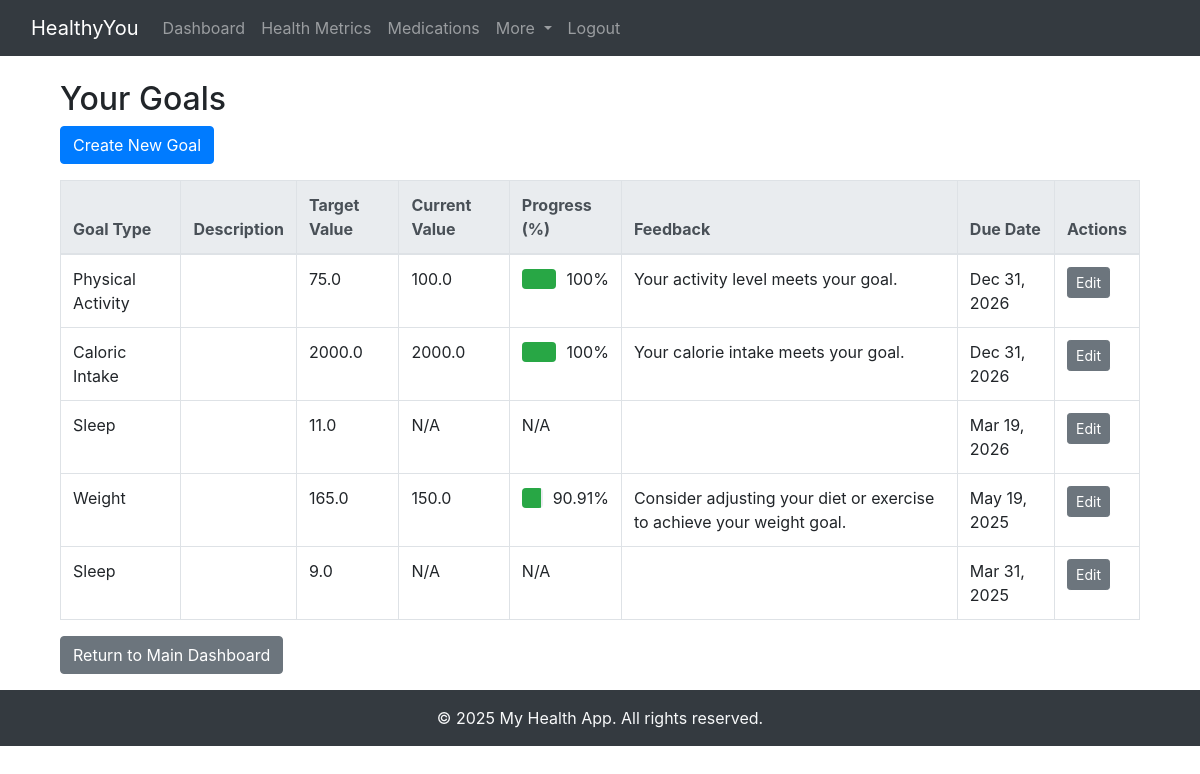
Page /goals/dashboard/ (signed in) on the committed database.
### goals/models.py (models this page shows, shortened)
class Goal(models.Model):
    GOAL_TYPE_CHOICES = [
        ('weight', 'Weight'),
        ('calories', 'Caloric Intake'),
        ('activity', 'Physical Activity'),
        ('sleep', 'Sleep'),
    ]
    COMPARISON_CHOICES = [
        ('min', 'Minimize'),
        ('max', 'Maximize'),
    ]
    user = models.ForeignKey(
        User,
        on_delete=models.CASCADE,
        help_text="The user associated with this goal."
    )
    goal_type = models.CharField(
        max_length=20,
        choices=GOAL_TYPE_CHOICES,
        default='weight',
        help_text="The type of goal, such as weight, calories, activity, or sleep."
    )
    target_value = models.FloatField(
        help_text="The target value for the goal (e.g., weight in lbs, calories, activity in minutes, etc.)."
    )
    comparison = models.CharField(
        max_length=10,
        choices=COMPARISON_CHOICES,
        default='min',
        help_text="Specify whether the goal is to minimize or maximize the target value."
    )
    description = models.TextField(
        blank=True,
        help_text="Optional description to provide additional details about the goal."
    )
    due_date = models.DateField(
        null=True,
        blank=True,
        help_text="The date by which the goal should be achieved (optional)."
    )
    created_at = models.DateTimeField(
        auto_now_add=True,
        help_text="The timestamp when the goal was created."
    )

### goals/views.py (the view)
# urls.py: path('dashboard/', views.goal_dashboard, name='goal_dashboard'),
@login_required
def goal_dashboard(request):
    goals = Goal.objects.filter(user=request.user).order_by('-due_date')  # Fetch user goals sorted by due date
    goal_data = []
    today = datetime.date.today()
    seven_days_ago = today - datetime.timedelta(days=7)
    for goal in goals:
        current_value = None
        if goal.goal_type == 'weight':
            latest_record = HealthMetric.objects.filter(user=request.user).order_by('-date').first()
            if latest_record and latest_record.weight is not None:
                current_value = round(latest_record.weight * 2.20462, 2)  # Convert to lbs
        elif goal.goal_type in ['calories', 'activity']:
            metric_records = HealthMetric.objects.filter(user=request.user, date__range=[seven_days_ago, today])
            if goal.goal_type == 'calories':
                current_value = metric_records.aggregate(avg=Avg('calories_intake'))['avg']
            elif goal.goal_type == 'activity':
                current_value = metric_records.aggregate(avg=Avg('physical_activity_minutes'))['avg']
            if current_value is not None:
                current_value = round(current_value, 2)
        elif goal.goal_type == 'sleep':
            sleep_records = SleepRecord.objects.filter(user=request.user, date__range=[seven_days_ago, today])
            current_value = sleep_records.aggregate(avg=Avg('duration'))['avg']
            if current_value is not None:
                current_value = round(current_value, 2)
        progress = None
        if current_value is not None and goal.target_value:
            if goal.comparison == 'max':
                progress = min(100, (current_value / goal.target_value) * 100)
            else:
                progress = min(100, (goal.target_value / current_value) * 100)
            progress = round(progress, 2)
        feedback = ""
        if current_value is not None:
            if goal.goal_type == 'weight':
                feedback = (
                    "Your current weight meets your goal." if
                    ((goal.comparison == 'min' and current_value <= goal.target_value) or
                     (goal.comparison == 'max' and current_value >= goal.target_value))
                    else "Consider adjusting your diet or exercise to achieve your weight goal."
                )
            elif goal.goal_type == 'calories':
                feedback = (
                    "Your calorie intake meets your goal." if current_value <= goal.target_value
                    else "Consider reducing your calorie intake to meet your target."
                )
            elif goal.goal_type == 'activity':
                feedback = (
                    "Your activity level meets your goal." if current_value >= goal.target_value
                    else "Increase your activity to reach your physical activity goal."
                )
            elif goal.goal_type == 'sleep':
                feedback = (
                    "Your sleep duration meets your goal." if current_value >= goal.target_value
                    else "Try to improve your sleep habits to meet your target."
                )
        goal_data.append({
            'goal': goal,
            'current_value': current_value,
            'progress': progress,
            'feedback': feedback,
        })
    context = {'goal_data': goal_data}
    return render(request, 'goals/goal_dashboard.html', context)

### goals/templates/goals/goal_dashboard.html (shortened to what this page needs)
{% extends "base.html" %}
{% block content %}
<div class="container mt-4">
  <h2>Your Goals</h2>
  <a href="{% url 'goal_create' %}" class="btn btn-primary mb-3">Create New Goal</a>
  <table class="table table-bordered table-hover">
    <thead class="thead-light">
      <tr>
        <th>Goal Type</th>
        <th>Description</th>
        <th>Target Value</th>
        <th>Current Value</th>
        <th>Progress (%)</th>
        <th>Feedback</th>
        <th>Due Date</th>
        <th>Actions</th>
      </tr>
    </thead>
    <tbody>
      {% for item in goal_data %}
      <tr>
        <td>{{ item.goal.get_goal_type_display }}</td>
        <td>{{ item.goal.description }}</td>
        <td>{{ item.goal.target_value }}</td>
        <td>
          {% if item.current_value %}
            {{ item.current_value }}
          {% else %}
            N/A
          {% endif %}
        </td>
        <td>
          {% if item.progress is not None %}
            <div class="d-flex align-items-center">
              <div class="progress" style="height: 20px; flex-grow: 1; margin-right: 10px;">
                <div
                  class="progress-bar bg-success"
                  role="progressbar"
                  style="width: {{ item.progress }}%;"
                </div>
              </div>
              <span>{{ item.progress }}%</span>
          {% else %}
            N/A
          {% endif %}
        </td>
        <td>{{ item.feedback }}</td>
        <td>{{ item.goal.due_date|date:"M d, Y" }}</td>
        <td>
          <a href="{% url 'goal_edit' item.goal.id %}" class="btn btn-sm btn-secondary">Edit</a>
        </td>
      </tr>
      {% empty %}
      <tr>
        <td colspan="8" class="text-center">No goals set yet.</td>
      </tr>
      {% endfor %}
    </tbody>
  </table>
  <p>
    <a href="{% url 'dashboard' %}" class="btn btn-secondary">Return to Main Dashboard</a>
  </p>
</div>
{% endblock %}

### rows in the picture
Goal: goal.goal_type "Physical Activity", goal.target_value "75.0", current_value "100.0", progress "100", feedback "Your activity level meets your goal.", goal.due_date "Dec 31, 2026"
Goal: goal.goal_type "Caloric Intake", goal.target_value "2000.0", current_value "2000.0", progress "100", feedback "Your calorie intake meets your goal.", goal.due_date "Dec 31, 2026"
Goal: goal.goal_type "Sleep", goal.target_value "11.0", shows "N/A", goal.due_date "Mar 19, 2026"
Goal: goal.goal_type "Weight", goal.target_value "165.0", current_value "150.0", progress "90.91", feedback "Consider adjusting your diet or exercise to achieve your weight goal.", goal.due_date "May 19, 2025"
Goal: goal.goal_type "Sleep", goal.target_value "9.0", shows "N/A", goal.due_date "Mar 31, 2025"
